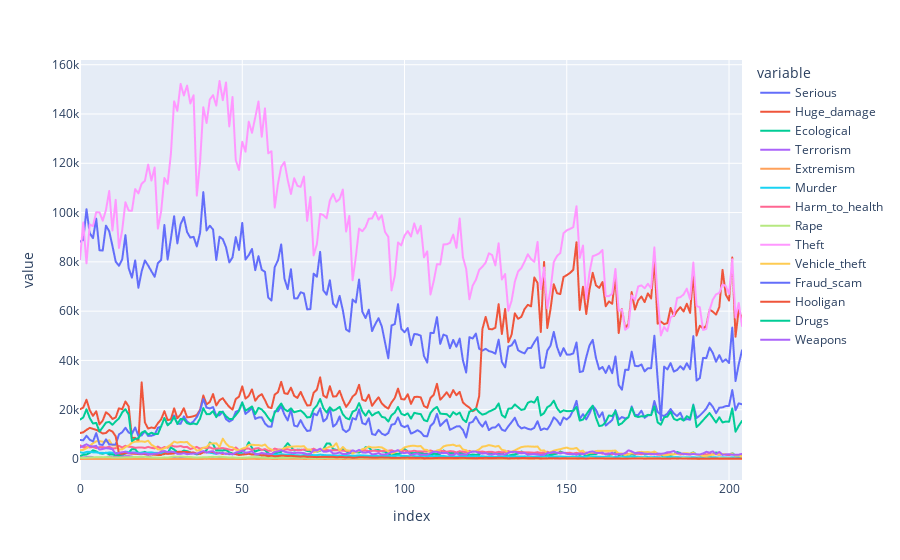

The notebook cell saved with this chart:
### Code cell
px.line(df[df.columns[2:]])

### Figure 1 — Plotly figure (JSON) as saved in the notebook; plotly's stock layout.template omitted (floating-point values rounded to 4 significant figures; data arrays with more than 128 entries replaced by an {"elided": "..."} marker saying what was removed)
{"data": [{"hovertemplate": "variable=Serious<br>index=%{x}<br>value=%{y}<extra></extra>", "legendgroup": "Serious", "line": {"color": "#636efa", "dash": "solid"}, "marker": {"symbol": "circle"}, "mode": "lines", "name": "Serious", "showlegend": true, "type": "scattergl", "x": {"elided": "205 int values"}, "xaxis": "x", "y": {"elided": "205 int values"}, "yaxis": "y"}, {"hovertemplate": "variable=Huge_damage<br>index=%{x}<br>value=%{y}<extra></extra>", "legendgroup": "Huge_damage", "line": {"color": "#EF553B", "dash": "solid"}, "marker": {"symbol": "circle"}, "mode": "lines", "name": "Huge_damage", "showlegend": true, "type": "scattergl", "x": {"elided": "205 int values"}, "xaxis": "x", "y": {"elided": "205 int values"}, "yaxis": "y"}, {"hovertemplate": "variable=Ecological<br>index=%{x}<br>value=%{y}<extra></extra>", "legendgroup": "Ecological", "line": {"color": "#00cc96", "dash": "solid"}, "marker": {"symbol": "circle"}, "mode": "lines", "name": "Ecological", "showlegend": true, "type": "scattergl", "x": {"elided": "205 int values"}, "xaxis": "x", "y": {"elided": "205 int values"}, "yaxis": "y"}, {"hovertemplate": "variable=Terrorism<br>index=%{x}<br>value=%{y}<extra></extra>", "legendgroup": "Terrorism", "line": {"color": "#ab63fa", "dash": "solid"}, "marker": {"symbol": "circle"}, "mode": "lines", "name": "Terrorism", "showlegend": true, "type": "scattergl", "x": {"elided": "205 int values"}, "xaxis": "x", "y": {"elided": "205 int values"}, "yaxis": "y"}, {"hovertemplate": "variable=Extremism<br>index=%{x}<br>value=%{y}<extra></extra>", "legendgroup": "Extremism", "line": {"color": "#FFA15A", "dash": "solid"}, "marker": {"symbol": "circle"}, "mode": "lines", "name": "Extremism", "showlegend": true, "type": "scattergl", "x": {"elided": "205 int values"}, "xaxis": "x", "y": {"elided": "205 int values"}, "yaxis": "y"}, {"hovertemplate": "variable=Murder<br>index=%{x}<br>value=%{y}<extra></extra>", "legendgroup": "Murder", "line": {"color": "#19d3f3", "dash": "solid"}, "marker": {"symbol": "circle"}, "mode": "lines", "name": "Murder", "showlegend": true, "type": "scattergl", "x": {"elided": "205 int values"}, "xaxis": "x", "y": {"elided": "205 int values"}, "yaxis": "y"}, {"hovertemplate": "variable=Harm_to_health<br>index=%{x}<br>value=%{y}<extra></extra>", "legendgroup": "Harm_to_health", "line": {"color": "#FF6692", "dash": "solid"}, "marker": {"symbol": "circle"}, "mode": "lines", "name": "Harm_to_health", "showlegend": true, "type": "scattergl", "x": {"elided": "205 int values"}, "xaxis": "x", "y": {"elided": "205 int values"}, "yaxis": "y"}, {"hovertemplate": "variable=Rape<br>index=%{x}<br>value=%{y}<extra></extra>", "legendgroup": "Rape", "line": {"color": "#B6E880", "dash": "solid"}, "marker": {"symbol": "circle"}, "mode": "lines", "name": "Rape", "showlegend": true, "type": "scattergl", "x": {"elided": "205 int values"}, "xaxis": "x", "y": {"elided": "205 int values"}, "yaxis": "y"}, {"hovertemplate": "variable=Theft<br>index=%{x}<br>value=%{y}<extra></extra>", "legendgroup": "Theft", "line": {"color": "#FF97FF", "dash": "solid"}, "marker": {"symbol": "circle"}, "mode": "lines", "name": "Theft", "showlegend": true, "type": "scattergl", "x": {"elided": "205 int values"}, "xaxis": "x", "y": {"elided": "205 int values"}, "yaxis": "y"}, {"hovertemplate": "variable=Vehicle_theft<br>index=%{x}<br>value=%{y}<extra></extra>", "legendgroup": "Vehicle_theft", "line": {"color": "#FECB52", "dash": "solid"}, "marker": {"symbol": "circle"}, "mode": "lines", "name": "Vehicle_theft", "showlegend": true, "type": "scattergl", "x": {"elided": "205 int values"}, "xaxis": "x", "y": {"elided": "205 int values"}, "yaxis": "y"}, {"hovertemplate": "variable=Fraud_scam<br>index=%{x}<br>value=%{y}<extra></extra>", "legendgroup": "Fraud_scam", "line": {"color": "#636efa", "dash": "solid"}, "marker": {"symbol": "circle"}, "mode": "lines", "name": "Fraud_scam", "showlegend": true, "type": "scattergl", "x": {"elided": "205 int values"}, "xaxis": "x", "y": {"elided": "205 int values"}, "yaxis": "y"}, {"hovertemplate": "variable=Hooligan<br>index=%{x}<br>value=%{y}<extra></extra>", "legendgroup": "Hooligan", "line": {"color": "#EF553B", "dash": "solid"}, "marker": {"symbol": "circle"}, "mode": "lines", "name": "Hooligan", "showlegend": true, "type": "scattergl", "x": {"elided": "205 int values"}, "xaxis": "x", "y": {"elided": "205 int values"}, "yaxis": "y"}, {"hovertemplate": "variable=Drugs<br>index=%{x}<br>value=%{y}<extra></extra>", "legendgroup": "Drugs", "line": {"color": "#00cc96", "dash": "solid"}, "marker": {"symbol": "circle"}, "mode": "lines", "name": "Drugs", "showlegend": true, "type": "scattergl", "x": {"elided": "205 int values"}, "xaxis": "x", "y": {"elided": "205 int values"}, "yaxis": "y"}, {"hovertemplate": "variable=Weapons<br>index=%{x}<br>value=%{y}<extra></extra>", "legendgroup": "Weapons", "line": {"color": "#ab63fa", "dash": "solid"}, "marker": {"symbol": "circle"}, "mode": "lines", "name": "Weapons", "showlegend": true, "type": "scattergl", "x": {"elided": "205 int values"}, "xaxis": "x", "y": {"elided": "205 int values"}, "yaxis": "y"}], "layout": {"autosize": true, "legend": {"title": {"text": "variable"}, "tracegroupgap": 0}, "margin": {"t": 60}, "xaxis": {"anchor": "y", "autorange": true, "domain": [0, 1], "range": [0, 204], "title": {"text": "index"}, "type": "linear"}, "yaxis": {"anchor": "x", "autorange": true, "domain": [0, 1], "range": [-8520.0, 161900.0], "title": {"text": "value"}, "type": "linear"}}}
